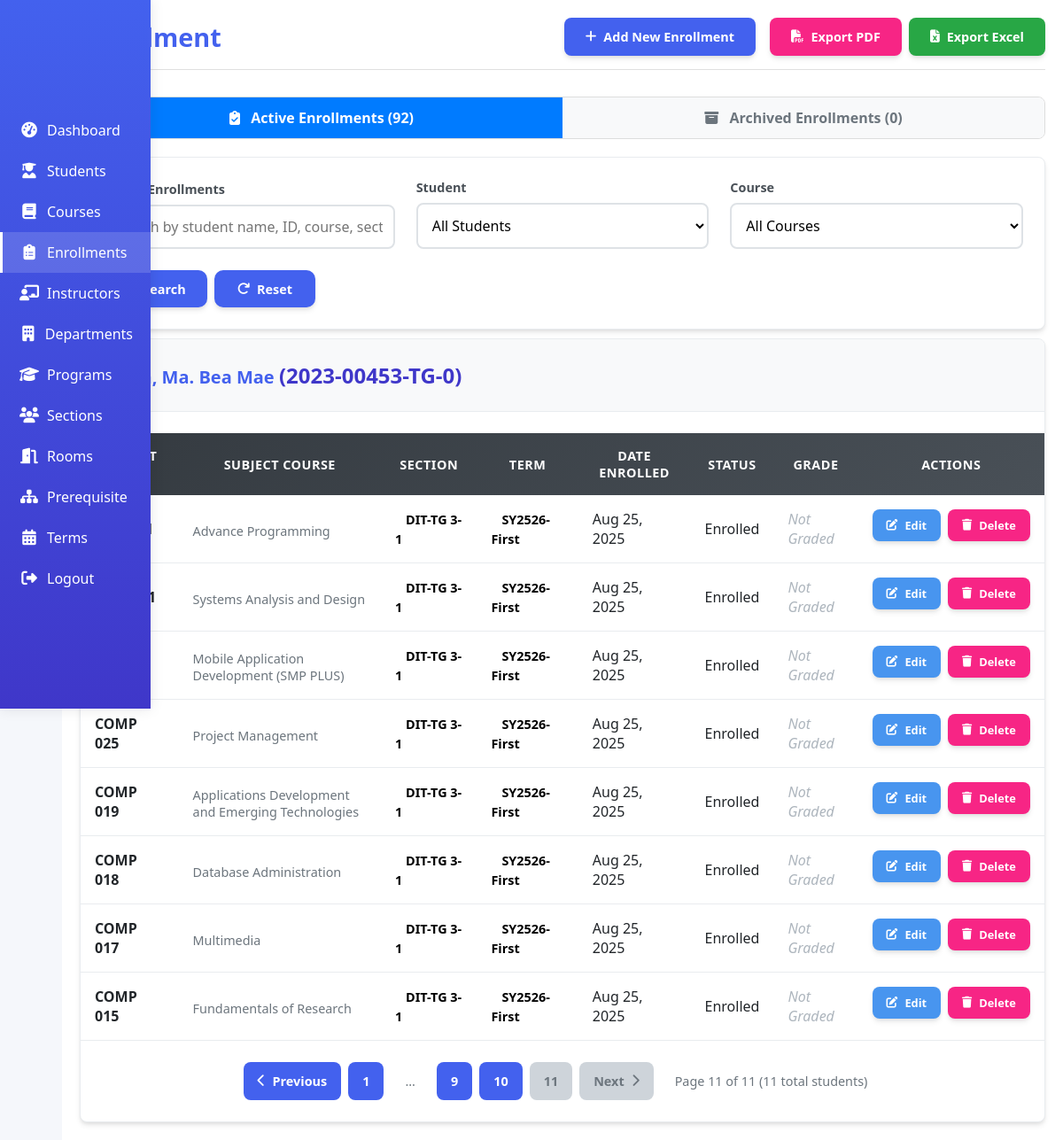
The app's page /student_enrollment_system/includes/enrollment.php?page_num=11 with its own data.
### tables this page shows
CREATE TABLE `tblstudent` (
  `student_id` int(11) NOT NULL,
  `student_no` varchar(20) NOT NULL,
  `last_name` varchar(50) NOT NULL,
  `first_name` varchar(50) NOT NULL,
  `email` varchar(100) NOT NULL,
  `gender` enum('Male','Female','Other') DEFAULT NULL,
  `birthdate` date DEFAULT NULL,
  `year_level` int(11) DEFAULT NULL,
  `program_id` int(11) DEFAULT NULL,
  `is_active` tinyint(1) DEFAULT 1
);

CREATE TABLE `tblenrollment` (
  `enrollment_id` int(11) NOT NULL,
  `student_id` int(11) DEFAULT NULL,
  `section_id` int(11) DEFAULT NULL,
  `date_enrolled` date NOT NULL,
  `status` varchar(50) DEFAULT NULL,
  `letter_grade` varchar(10) DEFAULT NULL,
  `is_active` tinyint(1) DEFAULT 1
);

CREATE TABLE `tblcourse` (
  `course_id` int(11) NOT NULL,
  `course_code` varchar(20) NOT NULL,
  `course_title` varchar(100) DEFAULT NULL,
  `units` decimal(3,1) NOT NULL,
  `lecture_hours` int(11) DEFAULT NULL,
  `lab_hours` varchar(11) DEFAULT NULL,
  `dept_id` int(11) DEFAULT NULL,
  `is_active` tinyint(1) DEFAULT 1
);

CREATE TABLE `tblsection` (
  `section_id` int(11) NOT NULL,
  `section_code` varchar(20) NOT NULL,
  `course_id` int(11) DEFAULT NULL,
  `term_id` int(11) DEFAULT NULL,
  `instructor_id` int(11) DEFAULT NULL,
  `day_pattern` varchar(50) DEFAULT NULL,
  `start_time` time DEFAULT NULL,
  `end_time` time DEFAULT NULL,
  `room_id` int(11) DEFAULT NULL,
  `max_capacity` int(11) DEFAULT NULL,
  `is_active` tinyint(1) DEFAULT 1
);

CREATE TABLE `tblterm` (
  `term_id` int(11) NOT NULL,
  `term_code` varchar(20) NOT NULL,
  `start_date` date NOT NULL,
  `end_date` date NOT NULL,
  `is_active` tinyint(1) DEFAULT 1
);

### student_enrollment_system/includes/enrollment.php (the view, shortened to what this page needs)
<?php
require_once '../includes/config.php';
$show_archived = isset($_GET['show_archived']) && $_GET['show_archived'] == 'true';
$status_condition = $show_archived ? "e.is_active = FALSE" : "e.is_active = TRUE";
$search_condition = "";
$records_per_page = 1;
$page = isset($_GET['page_num']) ? (int)$_GET['page_num'] : 1;
$offset = ($page - 1) * $records_per_page;
$total_students_query = "
    SELECT COUNT(DISTINCT e.student_id) as total
    FROM tblenrollment e
    JOIN tblstudent s ON e.student_id = s.student_id
    JOIN tblsection sec ON e.section_id = sec.section_id
    JOIN tblcourse c ON sec.course_id = c.course_id
    JOIN tblterm t ON sec.term_id = t.term_id
    WHERE $status_condition $search_condition
";
$total_students_result = $conn->query($total_students_query);
$total_students = $total_students_result->fetch_assoc()['total'];
$total_pages = ceil($total_students / $records_per_page);
$current_student_query = "
    SELECT DISTINCT s.student_id, s.student_no, s.first_name, s.last_name
    FROM tblenrollment e
    JOIN tblstudent s ON e.student_id = s.student_id
    JOIN tblsection sec ON e.section_id = sec.section_id
    JOIN tblcourse c ON sec.course_id = c.course_id
    JOIN tblterm t ON sec.term_id = t.term_id
    WHERE $status_condition $search_condition
    ORDER BY s.last_name, s.first_name
    LIMIT 1 OFFSET $offset
";
$current_student_result = $conn->query($current_student_query);
$current_student = $current_student_result->fetch_assoc();
if (!isset($_GET['student']) || empty($_GET['student'])) {
    if ($current_student) {
        $student_id = $current_student['student_id'];
        $search_condition .= " AND e.student_id = '$student_id'";
    }
}
$enrollments_query = "
    SELECT e.*, s.student_no, s.first_name, s.last_name,
           c.course_code, c.course_title, sec.section_code,
           t.term_code, c.course_id
    FROM tblenrollment e
    JOIN tblstudent s ON e.student_id = s.student_id
    JOIN tblsection sec ON e.section_id = sec.section_id
    JOIN tblcourse c ON sec.course_id = c.course_id
    JOIN tblterm t ON sec.term_id = t.term_id
    WHERE $status_condition $search_condition
    ORDER BY e.enrollment_id DESC
";
$enrollments = $conn->query($enrollments_query);
?>
<!DOCTYPE html>
<html lang="en">
<head>
  <link rel="stylesheet" href="../styles/enrollment.css">
  <link rel="stylesheet" href="https://cdnjs.cloudflare.com/ajax/libs/font-awesome/6.4.0/css/all.min.css">
  <link rel="stylesheet" href="../styles/dashboard.css">
</head>
<body>
    <div class="sidebar">
        <div class="sidebar-menu">
            <a href="dashboard.php" class="menu-item">
                <i class="fas fa-tachometer-alt"></i>
            </a>
            <a href="student.php" class="menu-item">
                <i class="fas fa-user-graduate"></i>
            </a>
            <a href="course.php" class="menu-item">
                <i class="fas fa-book"></i>
            </a>
            <div href="enrollment.php" class="menu-item active" data-tab="enrollment">
                <i class="fas fa-clipboard-list"></i>
            </div>
            <a href="instructor.php" class="menu-item">
                <i class="fas fa-chalkboard-teacher"></i>
            </a>
            <a href="department.php" class="menu-item">
                <i class="fas fa-building"></i>
            </a>
            <a href="program.php" class="menu-item">
                <i class="fas fa-graduation-cap"></i>
            </a>
            <a href="section.php" class="menu-item">
                <i class="fas fa-users"></i>
            </a>
            <a href="room.php" class="menu-item">
                <i class="fas fa-door-open"></i>
            </a>
            <a href="prerequisite.php" class="menu-item"">
                <i class="fas fa-sitemap"></i>
						</a>
            <a href="term.php" class="menu-item">
                <i class="fas fa-calendar-alt"></i>
            </a>
            <div class="logout-item">
                <a href="#" class="menu-item" onclick="openLogoutModal()">
                    <i class="fas fa-sign-out-alt"></i>
                </a>
            </div>
        </div>
    </div>
  <div class="main-content">
    <div class="page-header">
      <h1>Enrollment</h1>
      <div class="header-actions">
        <?php if (!$show_archived): ?>
        <button class="btn btn-primary" id="openEnrollmentModal">
          <i class="fas fa-plus"></i>
          Add New Enrollment
        </button>
        <?php endif; ?>
        <div class="export-buttons">
          <form method="POST" style="display: inline;">
            <button type="submit" name="export_pdf" class="btn btn-pdf">
              <i class="fas fa-file-pdf"></i> Export PDF
            </button>
          </form>
          <form method="POST" style="display: inline;">
            <button type="submit" name="export_excel" class="btn btn-excel">
              <i class="fas fa-file-excel"></i> Export Excel
            </button>
          </form>
        </div>
      </div>
    </div>
    <div class="enrollment-status-toggle no-print">
        <a href="?page=enrollments" class="status-btn <?php echo !$show_archived ? 'active' : ''; ?>">
            <i class="fas fa-clipboard-check"></i>
            Active Enrollments (<?php echo $conn->query("SELECT COUNT(*) FROM tblenrollment WHERE is_active = TRUE")->fetch_row()[0]; ?>)
        </a>
        <a href="?page=enrollments&show_archived=true" class="status-btn <?php echo $show_archived ? 'active' : ''; ?>">
            <i class="fas fa-archive"></i>
            Archived Enrollments (<?php echo $conn->query("SELECT COUNT(*) FROM tblenrollment WHERE is_active = FALSE")->fetch_row()[0]; ?>)
        </a>
    </div>
<div class="search-container no-print">
  <form method="GET" class="search-form" id="searchForm">
    <div class="search-box">
      <div class="search-group">
        <label>Search Enrollments</label>
        <input type="text" name="search" class="search-input" placeholder="Search by student name, ID, course, section, or term..."
              value="<?php echo isset($_GET['search']) ? htmlspecialchars($_GET['search']) : ''; ?>">
      </div>
      <div class="search-group">
        <label>Student</label>
        <select name="student" class="search-input">
          <option value="">All Students</option>
        </select>
      </div>
      <div class="search-group">
        <label>Course</label>
        <select name="course" class="search-input">
          <option value="">All Courses</option>
        </select>
      </div>
      <div class="search-actions">
        <button type="submit" class="btn">
          <i class="fas fa-search"></i>
          Search
        </button>
        <a href="<?php echo $_SERVER['PHP_SELF']; ?>?page=enrollments<?php echo $show_archived ? '&show_archived=true' : ''; ?>" class="btn btn-outline">
          <i class="fas fa-redo"></i>
          Reset
        </a>
      </div>
    </div>
  </form>
</div>
<div class="table-container">
  <?php
  $enrollments->data_seek(0);
  $first_enrollment = $enrollments->fetch_assoc();
  ?>
  <?php if ($first_enrollment): ?>
    <h2 class="enrollment-header-with-student">
      <span class="student-name-header"><?php echo $first_enrollment['last_name'] . ', ' . $first_enrollment['first_name']; ?></span>
      <span class="student-id-header">(<?php echo $first_enrollment['student_no']; ?>)</span>
    </h2>
  <?php else: ?>
    <h2>Enrollment List</h2>
  <?php endif; ?>
  <?php if ($enrollments->num_rows > 0): ?>
  <table>
    <thead>
      <tr>
        <th>Subject Code</th>
        <th>Subject Course</th>
        <th>Section</th>
        <th>Term</th>
        <th>Date Enrolled</th>
        <th>Status</th>
        <th>Grade</th>
        <th class="no-print">Actions</th>
      </tr>
    </thead>
    <tbody>
      <?php
      $enrollments->data_seek(0);
      while($enrollment = $enrollments->fetch_assoc()):
      ?>
      <tr data-enrollment-id="<?php echo $enrollment['enrollment_id']; ?>" class="<?php echo $show_archived ? 'archived-enrollment' : ''; ?>">
        <td>
          <div class="course-code"><?php echo $enrollment['course_code']; ?></div>
        </td>
        <td>
          <div class="course-title"><?php echo $enrollment['course_title']; ?></div>
        </td>
        <td><span class="section-badge"><?php echo $enrollment['section_code']; ?></span></td>
        <td><span class="term-badge"><?php echo $enrollment['term_code']; ?></span></td>
        <td><?php echo date('M j, Y', strtotime($enrollment['date_enrolled'])); ?></td>
        <td>
          <span class="status-badge status-<?php echo strtolower($enrollment['status']); ?>">
            <?php echo $enrollment['status']; ?>
          </span>
        </td>
        <td>
          <?php if ($enrollment['letter_grade']): ?>
            <span class="grade-badge grade-<?php echo strtolower($enrollment['letter_grade']); ?>">
              <?php echo $enrollment['letter_grade']; ?>
            </span>
          <?php else: ?>
            <span class="grade-pending">Not Graded</span>
          <?php endif; ?>
        </td>
        <td class="actions no-print">
            <?php if ($show_archived): ?>
                <form method="POST" style="display: inline;">
                    <input type="hidden" name="enrollment_id" value="<?php echo $enrollment['enrollment_id']; ?>">
                    <button type="submit" name="restore_enrollment" class="btn btn-success">
                        <i class="fas fa-trash-restore"></i>
                        Restore
                    </button>
                </form>
            <?php else: ?>
                <a href="?edit_id=<?php echo $enrollment['enrollment_id']; ?>" class="btn btn-edit">
                  <i class="fas fa-edit"></i>
                  Edit
                </a>
                <button class="btn btn-danger delete-btn"
                        data-enrollment-id="<?php echo $enrollment['enrollment_id']; ?>"
                        data-course-code="<?php echo htmlspecialchars($enrollment['course_code']); ?>"
                        data-course-title="<?php echo htmlspecialchars($enrollment['course_title']); ?>"
                        data-student-name="<?php echo htmlspecialchars($enrollment['last_name'] . ', ' . $enrollment['first_name']); ?>">
                    <i class="fas fa-trash"></i>
                    Delete
                </button>
            <?php endif; ?>
        </td>
      </tr>
      <?php endwhile; ?>
    </tbody>
  </table>
      <?php endif; ?>
        <?php if ($total_pages > 1): ?>
        <div class="pagination">
            <?php
            $query_params = $_GET;
            unset($query_params['page_num']);
            if ($page > 1): ?>
                <a href="?<?php echo http_build_query(array_merge($query_params, ['page_num' => $page - 1])); ?>" class="pagination-btn">
                    <i class="fas fa-chevron-left"></i> Previous
                </a>
            <?php else: ?>
                <span class="pagination-btn disabled">
                    <i class="fas fa-chevron-left"></i> Previous
                </span>
            <?php endif; ?>
            <?php
            $start_page = max(1, $page - 2);
            $end_page = min($total_pages, $page + 2);
            if ($start_page > 1): ?>
                <a href="?<?php echo http_build_query(array_merge($query_params, ['page_num' => 1])); ?>" class="pagination-btn">1</a>
                <?php if ($start_page > 2): ?>
                    <span class="pagination-info">...</span>
                <?php endif; ?>
            <?php endif; ?>
            <?php for ($i = $start_page; $i <= $end_page; $i++): ?>
                <?php if ($i == $page): ?>
                    <span class="pagination-btn disabled"><?php echo $i; ?></span>
                <?php else: ?>
                    <a href="?<?php echo http_build_query(array_merge($query_params, ['page_num' => $i])); ?>" class="pagination-btn"><?php echo $i; ?></a>
                <?php endif; ?>
            <?php endfor; ?>
            <?php if ($page < $total_pages): ?>
                <a href="?<?php echo http_build_query(array_merge($query_params, ['page_num' => $page + 1])); ?>" class="pagination-btn">
                    Next <i class="fas fa-chevron-right"></i>
                </a>
            <?php else: ?>
                <span class="pagination-btn disabled">
                    Next <i class="fas fa-chevron-right"></i>
                </span>
            <?php endif; ?>
            <span class="pagination-info">
                Page <?php echo $page; ?> of <?php echo $total_pages; ?> (<?php echo $total_students; ?> total students)
            </span>
        </div>
        <?php endif; ?>
    </div>
    </div>
</body>
</html>

### student_enrollment_system/styles/dashboard.css (style rules this page uses)
* { margin: 0; padding: 0; box-sizing: border-box; font-family: 'Segoe UI', Tahoma, Geneva, Verdana, sans-serif; }
:root { --primary: #4361ee; --secondary: #3f37c9; --success: #4cc9f0; --info: #4895ef; --warning: #f72585; --light: #f8f9fa; --dark: #212529; --gray: #6c757d; --sidebar-width: 70px; --sidebar-expanded: 170px; --danger-color: #e63946; --light-bg: #f8f9fa; --dark-text: #212529; --light-text: #6c757d; --border-color: #e9ecef; }
body { background-color: #f5f7fb; color: var(--dark); display: flex; min-height: 100vh; }
.sidebar { width: var(--sidebar-width); background: linear-gradient(180deg, var(--primary), var(--secondary)); color: white; height: 100vh; position: fixed; box-shadow: 0 0 15px rgba(0, 0, 0, 0.1); transition: width 0.3s ease; overflow: hidden; display: flex; flex-direction: column; justify-content: center; align-items: center; }
.sidebar-menu { padding: 15px 0; width: 100%; }
.sidebar-menu a { text-decoration: none !important; }
.sidebar-menu a.menu-item { text-decoration: none !important; color: rgb(255, 255, 255); }
.sidebar-menu .menu-item { text-decoration: none !important; }
.menu-item { padding: 12px 0; display: flex; align-items: center; justify-content: center; transition: all 0.3s; cursor: pointer; border-left: 3px solid transparent; width: 100%; position: relative; }
.menu-item.active { background-color: rgba(255, 255, 255, 0.15); border-left: 3px solid white; }
.menu-item i { position: absolute; left: 50%; transform: translateX(-50%); margin-right: 0; font-size: 1.1rem; width: 20px; height: 20px; display: flex; align-items: center; justify-content: center; text-align: center; }
.main-content { flex: 1; margin-left: var(--sidebar-width); padding: 20px; }
.table-container { overflow-x: auto; margin-top: 10px; }
table { width: 100%; border-collapse: collapse; }
th, td { padding: 12px 15px; text-align: left; }

### records on screen
tblstudent: last_name "Ynion", first_name "Ma. Bea Mae", student_no "2023-00453-TG-0"
tblenrollment: tblcourse.course_code "ITEC 301", tblcourse.course_title "Advance Programming", section.section_code "DIT-TG 3-1", tblterm.term_code "SY2526-First", date_enrolled "Aug 25, 2025", status "Enrolled", shows "Not Graded"
tblenrollment: tblcourse.course_code "INTE 351", tblcourse.course_title "Systems Analysis and Design", section.section_code "DIT-TG 3-1", tblterm.term_code "SY2526-First", date_enrolled "Aug 25, 2025", status "Enrolled", shows "Not Graded"
tblenrollment: tblcourse.course_title "Mobile Application Development (SMP PLUS)", section.section_code "DIT-TG 3-1", tblterm.term_code "SY2526-First", date_enrolled "Aug 25, 2025", status "Enrolled", letter_grade "Not Graded"
tblenrollment: tblcourse.course_code "COMP 025", tblcourse.course_title "Project Management", section.section_code "DIT-TG 3-1", tblterm.term_code "SY2526-First", date_enrolled "Aug 25, 2025", status "Enrolled", shows "Not Graded"
tblenrollment: tblcourse.course_code "COMP 019", tblcourse.course_title "Applications Development and Emerging Technologies", section.section_code "DIT-TG 3-1", tblterm.term_code "SY2526-First", date_enrolled "Aug 25, 2025", status "Enrolled", shows "Not Graded"
tblenrollment: tblcourse.course_code "COMP 018", tblcourse.course_title "Database Administration", section.section_code "DIT-TG 3-1", tblterm.term_code "SY2526-First", date_enrolled "Aug 25, 2025", status "Enrolled", shows "Not Graded"
tblenrollment: tblcourse.course_code "COMP 017", tblcourse.course_title "Multimedia", section.section_code "DIT-TG 3-1", tblterm.term_code "SY2526-First", date_enrolled "Aug 25, 2025", status "Enrolled", shows "Not Graded"
tblenrollment: tblcourse.course_code "COMP 015", tblcourse.course_title "Fundamentals of Research", section.section_code "DIT-TG 3-1", tblterm.term_code "SY2526-First", date_enrolled "Aug 25, 2025", status "Enrolled", shows "Not Graded"

### other values on screen
$page "11"
$total_pages "11"
$total_students "11"
